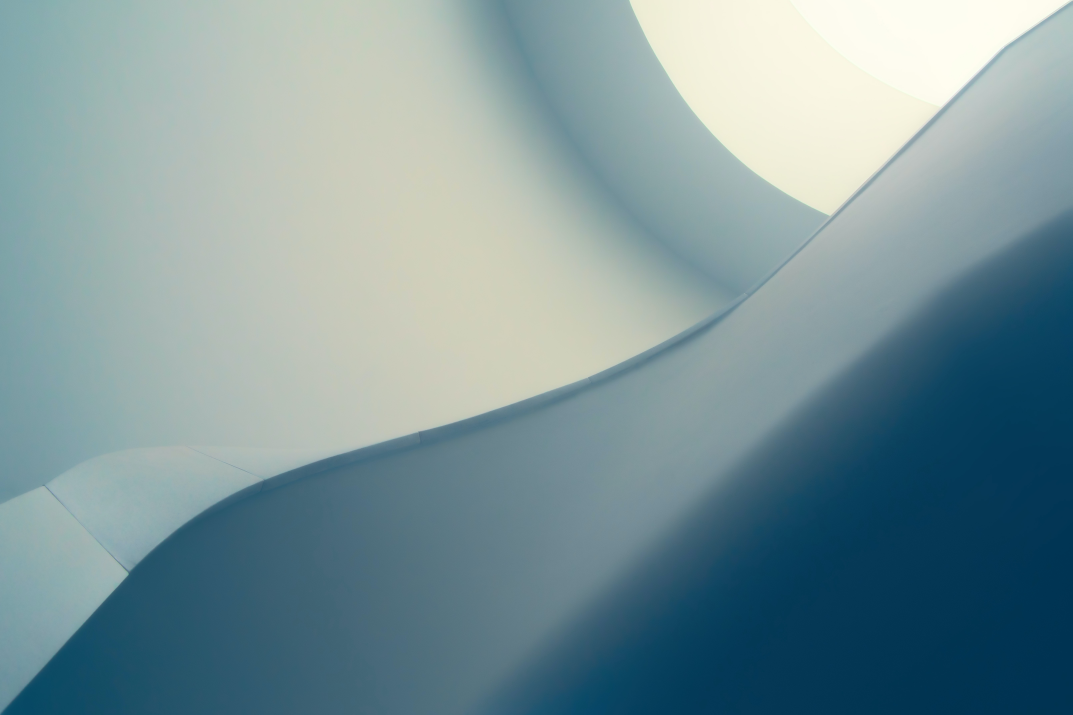
#> input picture imgs/body_bg.jpg, 5363 x 3575 px (shown at 1/5 size)
$ python -i water_art.py   (imports and definitions only)
#> lines starting #> are read from the running program, lines starting #| are printed output that depends on the picture
import cv2


def waterArtMaker(imgPath):
#> called with imgPath = 'imgs/body_bg.jpg'
	image = cv2.imread(imgPath)
#> image is the input picture: shape (3575, 5363, 3); mean B, G, R 153.9, 149, 123.4

	#resizing the image
	#Interpolation is cubic for best results
	image_resized = cv2.resize(image, None, fx=0.5, fy=0.5)


				#  Phase 2
	#removing impurities from image
	image_cleared = cv2.medianBlur(image_resized, 3)
	image_cleared = cv2.medianBlur(image_cleared, 3)
	image_cleared = cv2.medianBlur(image_cleared, 3)

	image_cleared = cv2.edgePreservingFilter(image_cleared, sigma_s=5)


				# Phase 3
	#Bilateral Image filtering
	image_filtered = cv2.bilateralFilter(image_cleared, 3, 10, 5)

	for i in range(2):
		image_filtered = cv2.bilateralFilter(image_filtered, 3, 20, 10)

	for i in range(3):
		image_filtered = cv2.bilateralFilter(image_filtered, 5, 30, 10)


	#--------------------------Phase 4
	#Sharpening the image using addWeighted()
	gaussian_mask= cv2.GaussianBlur(image_filtered, (7,7), 2)
	image_sharp = cv2.addWeighted(image_filtered, 1.5, gaussian_mask, -0.5, 0)
	image_sharp = cv2.addWeighted(image_sharp, 1.4, gaussian_mask, -0.2, 10)
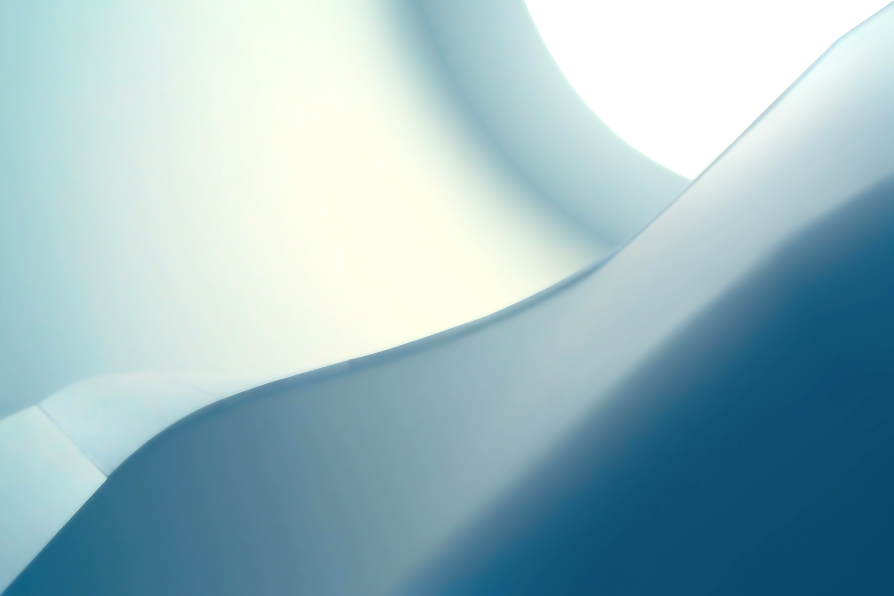
#> image_sharp: shape (1788, 2682, 3) (shown at 1/3 size); mean B, G, R 192.9, 185.3, 154.5


	cv2.imwrite(imgPath,image_sharp)
	# [6 lines of commented-out code are left out]

>>> result = waterArtMaker('imgs/body_bg.jpg')
